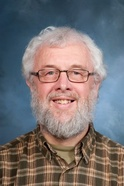
#> input picture images/other/alastair-whitelaw.jpg, 124 x 186 px, shrunk from 268 x 400 before the run, found by its file name; its folder holds 4 pictures in this run
$ python crop_twitter_images.py haarcascade_frontalface_default.xml   (Python 2 division)   (older library calls are emulated)
#> lines starting #> are read from the running program, lines starting #| are printed output that depends on the picture
import cv2
import os, os.path
import sys

def detect(path):
    img = cv2.imread(path)
    cascade = cv2.CascadeClassifier(sys.argv[1])
    rects = cascade.detectMultiScale(img, 1.3, 4, cv2.cv.CV_HAAR_SCALE_IMAGE, (20,20))

    if len(rects) == 0:
        return [], img
    rects[:, 2:] += rects[:, :2]
    return rects, img

def calculate_crop(rects, img):
  square_size = min(img.shape[:2])

  if len(rects) > 0:
    min_x = min(x for x, _, _, _ in rects)
    min_y = min(y for _, y, _, _ in rects)
    max_x = max(x for _, _, x, _ in rects)
    max_y = max(y for _, _, _, y in rects)

    center_x = (min_x + max_x) / 2
    center_y = (min_y + max_y) / 2
  else:
    center_x = img.shape[1] / 2
    center_y = img.shape[0] / 2

  min_x = center_x - square_size/2
  max_x = center_x + square_size/2

  min_y = center_y - square_size/2
  max_y = center_y + square_size/2

  #print min_y, max_y, min_x, max_x

  if min_y < 0:
    max_y -= min_y
    min_y = 0

  if max_y > img.shape[0]:
    min_y -= (max_y - img.shape[0])
    max_y = img.shape[0]

  if min_x < 0:
    max_x -= min_x
    min_x = 0

  if max_x > img.shape[1]:
    min_x -= (max_x - img.shape[1])
    max_x = img.shape[1]

  print square_size, min_y, max_y, min_x, max_x

  img_cropped = img[min_y:max_y,min_x:max_x]

  return img_cropped

def box(rects, img):
    for x1, y1, x2, y2 in rects:
        cv2.rectangle(img, (x1, y1), (x2, y2), (127, 255, 0), 2)

    return img

for f in os.listdir('images/other'):
  print f

  if True: #not os.path.isfile('cropped/images/other/' + f):
    try:
      rects, img = detect("images/other/" + f)
#> in detect, img is the input picture: shape (186, 124, 3); mean B, G, R 115.2, 114, 120
#> in detect, `rects = cascade.detectMultiScale(img, 1.3, 4, cv2.cv.CV_HAAR_SCALE_IMA..`: rects = [[15, 36, 95, 95]]
#> rects = [[15, 36, 110, 131]]
    except cv2.error:
      print "  Could not open"
      continue

    img_cropped = calculate_crop(rects, img)
#> in calculate_crop, `min_x = min(x for x, _, _, _ in rects)`: min_x = 15
#> in calculate_crop, `min_y = min(y for _, y, _, _ in rects)`: min_y = 36
#> in calculate_crop, `max_x = max(x for _, _, x, _ in rects)`: max_x = 110
#> in calculate_crop, `max_y = max(y for _, _, _, y in rects)`: max_y = 131
#> in calculate_crop, `center_x = (min_x + max_x) / 2`: center_x = 62
#> in calculate_crop, `center_y = (min_y + max_y) / 2`: center_y = 83
#> in calculate_crop, `min_x = center_x - square_size/2`: min_x = 0
#> in calculate_crop, `max_x = center_x + square_size/2`: max_x = 124
#> in calculate_crop, `min_y = center_y - square_size/2`: min_y = 21
#> in calculate_crop, `max_y = center_y + square_size/2`: max_y = 145
#| 124 21 145 0 124
#> in calculate_crop, `img_cropped = img[min_y:max_y,min_x:max_x]`:
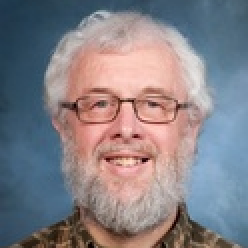
#> img_cropped: shape (124, 124, 3) (shown 2 times larger); mean B, G, R 134.1, 128.4, 133.5

    #box(rects, img)

    cv2.imwrite('cropped/images/other/' + f, img_cropped)
#> pass 2 of the loop `for f in os.listdir('images/other'):`:
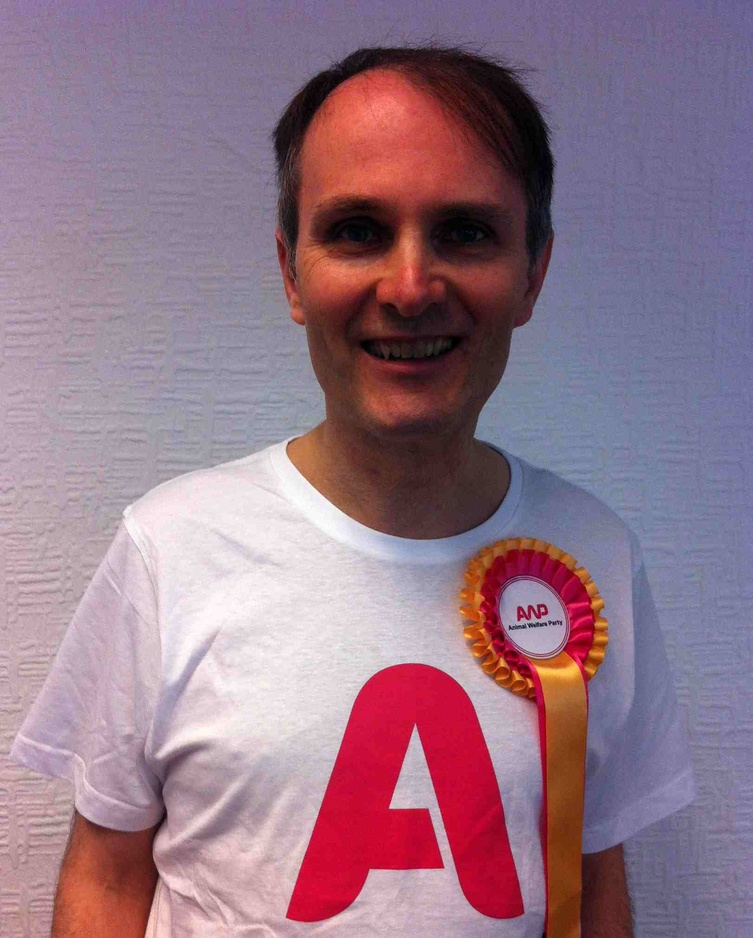
#> input picture images/other/alex-bourke.jpg, 753 x 938 px, shrunk from 1622 x 2021 before the run, found by its file name
#> in detect, img is the input picture: shape (938, 753, 3); mean B, G, R 135.4, 118.5, 148.1
#> in detect (call 2), `rects = cascade.detectMultiScale(img, 1.3, 4, cv2.cv.CV_HAAR_SCALE_IMA..`: rects = [[254, 111, 312, 312]]
#> `rects, img = detect("images/other/" + f)`: rects = [[254, 111, 566, 423]]
#> in calculate_crop (call 2), `min_x = min(x for x, _, _, _ in rects)`: min_x = 254
#> in calculate_crop (call 2), `min_y = min(y for _, y, _, _ in rects)`: min_y = 111
#> in calculate_crop (call 2), `max_x = max(x for _, _, x, _ in rects)`: max_x = 566
#> in calculate_crop (call 2), `max_y = max(y for _, _, _, y in rects)`: max_y = 423
#> center_x = 410
#> center_y = 267
#> in calculate_crop (call 2), `min_x = center_x - square_size/2`: min_x = 34
#> in calculate_crop (call 2), `max_x = center_x + square_size/2`: max_x = 786
#> in calculate_crop (call 2), `min_y = center_y - square_size/2`: min_y = -109
#> in calculate_crop (call 2), `max_y = center_y + square_size/2`: max_y = 643
#> in calculate_crop (call 2), `max_y -= min_y`: max_y = 752
#> in calculate_crop (call 2), `min_x -= (max_x - img.shape[1])`: min_x = 1
#| 753 0 752 1 753
#> in calculate_crop (call 2), `img_cropped = img[min_y:max_y,min_x:max_x]`:
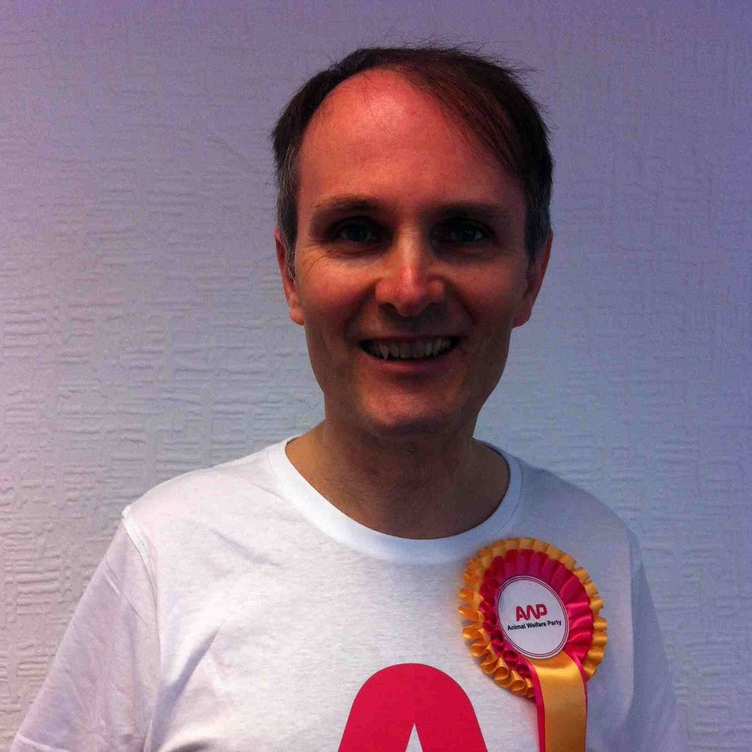
#> img_cropped: shape (752, 752, 3); mean B, G, R 138.8, 121.6, 144.1
#> pass 3 of the loop `for f in os.listdir('images/other'):`:
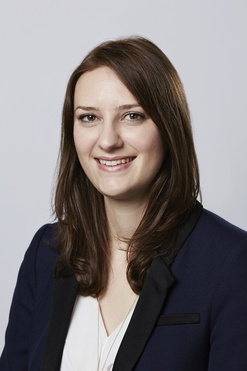
#> input picture images/other/aline-doussin.jpg, 247 x 371 px, shrunk from 533 x 800 before the run, found by its file name
#> in detect, img is the input picture: shape (371, 247, 3); mean B, G, R 122.4, 121.7, 127.3
#> in detect (call 3), `rects = cascade.detectMultiScale(img, 1.3, 4, cv2.cv.CV_HAAR_SCALE_IMA..`: rects = [[66, 168, 84, 84], [59, 78, 104, 104]]
#> `rects, img = detect("images/other/" + f)`: rects = [[66, 168, 150, 252], [59, 78, 163, 182]]
#> in calculate_crop (call 3), `min_x = min(x for x, _, _, _ in rects)`: min_x = 59
#> in calculate_crop (call 3), `min_y = min(y for _, y, _, _ in rects)`: min_y = 78
#> in calculate_crop (call 3), `max_x = max(x for _, _, x, _ in rects)`: max_x = 163
#> in calculate_crop (call 3), `max_y = max(y for _, _, _, y in rects)`: max_y = 252
#> center_x = 111
#> center_y = 165
#> in calculate_crop (call 3), `min_x = center_x - square_size/2`: min_x = -12
#> in calculate_crop (call 3), `max_x = center_x + square_size/2`: max_x = 234
#> in calculate_crop (call 3), `min_y = center_y - square_size/2`: min_y = 42
#> in calculate_crop (call 3), `max_y = center_y + square_size/2`: max_y = 288
#> in calculate_crop (call 3), `max_x -= min_x`: max_x = 246
#| 247 42 288 0 246
#> in calculate_crop (call 3), `img_cropped = img[min_y:max_y,min_x:max_x]`:
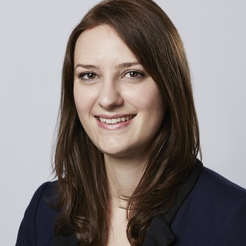
#> img_cropped: shape (246, 246, 3); mean B, G, R 121.7, 123.7, 131.9
#> the loop made 4 passes; the first 3 are shown
